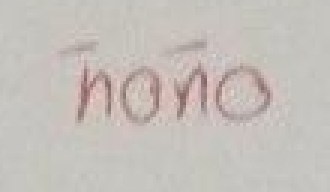
#> input picture samples/spanish-words-mini/w01_rgb_09.png, 110 x 64 px (shown 3 times larger)
$ python -i FastBinarize.py   (imports and definitions only)
#> lines starting #> are read from the running program, lines starting #| are printed output that depends on the picture
from skimage.exposure import adjust_sigmoid
from skimage.filters import threshold_sauvola
from numpy import ndarray

import cv2
import numpy as np
import numba as nb

class FastBinarize:
    """
    An implementation of Binarize with a fast version of Sauvola Threshold.

    Sauvola threshold based in
            J. Sauvola, T. Seppanen, S. Haapakoski, M. Pietikainen,
            Adaptive Document Binarization, in IEEE Computer Society Washington, 1997.

    Source:
        https://github.com/arthurflor23/handwritten-text-recognition
        https://scikit-image.org/docs/dev/api/skimage.filters.html#skimage.filters.threshold_sauvola

    This class uses numba to accelerate numpy-based functions
    """
    np.seterr(divide='ignore', invalid='ignore')

    @staticmethod
    def imread(fpath: str, grayscale=False):
        """Reads an image in grayscale mode"""
        if grayscale:
            return cv2.imread(fpath, cv2.IMREAD_GRAYSCALE)
        else:
            return cv2.cvtColor(cv2.imread(fpath), cv2.COLOR_BGR2RGB)

    @staticmethod
    def to_grayscale(image: ndarray, from_rgb=True):
        """Transforms an image from RGB to Grayscale"""
        if from_rgb:
            return cv2.cvtColor(image, cv2.COLOR_RGB2GRAY)
        else:
            return cv2.cvtColor(image, cv2.COLOR_BGR2GRAY)

    @staticmethod
    def threshold_sauvola(image, window_sz=7):
        """Computes the sauvola thresholded image for the given image.

        Parameters
        ----------
            image: 3D numpy array
                A RGB image
            window_sz: int, default 3
                Window size for the Sauvola Threshold (look in source)

        Returns
        -------
            2D numpy array, the binarized result image
        """
        gray = FastBinarize.to_grayscale(image)
        w, h = gray.shape

        cei = FastBinarize.contrast_enhancement(gray, h, w)
        cei = cei.astype(np.uint8)

        threshold = threshold_sauvola(cei, window_size=window_sz)
        result = cei > threshold
        return result.astype(np.uint8) * 255  # from bool [0,1] to int [0, 255]

    @staticmethod
    @nb.njit()
    def contrast_enhancement(image: ndarray, h:int, w:int, c:float=0.3):
        """Computes the Contrast-Enhanced Image (CEI)"""
        # Get histogram
        bins = np.arange(0, 300, 10)
        bins[26] = 255
        hist = np.histogram(image, bins)

        # Histogram reducing value (hr)
        sqrt_hw = np.sqrt(h * w)
        hr = 0
        for i in range(len(hist[0])):
            if hist[0][i] > sqrt_hw:
                hr = i * 10
                break

        # Compute contrast-enhanced image (CEI)
        cei = (image - (hr + 50 * c)) * 2
        for x in range(h):
            for y in range(w):
                # keep values between 0..255
                if cei[x, y] > 255:
                    cei[x, y] = 255
                elif cei[x, y] < 0:
                    cei[x, y] = 0

        return cei

>>> import cv2
>>> picture = cv2.imread('../samples/spanish-words-mini/w01_rgb_09.png')
#> picture is the input picture: shape (64, 110, 3); mean B, G, R 186.4, 191.4, 197.2
>>> result = FastBinarize().threshold_sauvola(picture)
#> in to_grayscale, `return cv2.cvtColor(image, cv2.COLOR_RGB2GRAY)`:
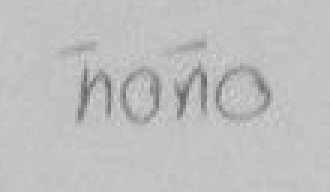
#> returned value: shape (64, 110) (shown 3 times larger); min 104, max 213, mean 190.7
#> (the run stopped early here; a loop or call above may not have finished)

$ run again, on samples/spanish-words-mini/w01_rgb_10.png
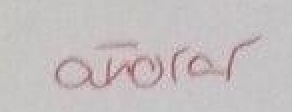
#> input picture samples/spanish-words-mini/w01_rgb_10.png, 146 x 56 px (shown 2 times larger)
#> picture is the input picture: shape (56, 146, 3); mean B, G, R 191.9, 191.3, 197.5
#> in to_grayscale, `return cv2.cvtColor(image, cv2.COLOR_RGB2GRAY)`:
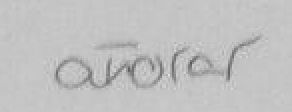
#> returned value: shape (56, 146) (shown 2 times larger); min 88, max 227, mean 192.4

$ run again, on samples/spanish-words-mini/w02_rgb_12.png
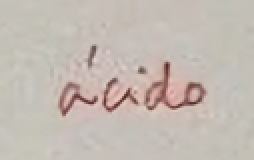
#> input picture samples/spanish-words-mini/w02_rgb_12.png, 127 x 80 px (shown 2 times larger)
#> picture is the input picture: shape (80, 127, 3); mean B, G, R 178.6, 186.4, 195.6
#> in to_grayscale, `return cv2.cvtColor(image, cv2.COLOR_RGB2GRAY)`:
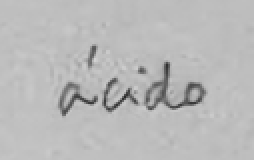
#> returned value: shape (80, 127) (shown 2 times larger); min 41, max 210, mean 185.2
